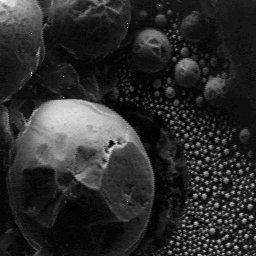
#> input picture Imagenes/MEB.png, 256 x 256 px
$ jupyter execute ejercicios.ipynb
#> lines starting #> are read from the running program, lines starting #| are printed output that depends on the picture
## Filtro promedio

Imagen de trabajo: *meb.png*

El filtro promedio es calculado por convolución de la imagen con una imagen uniforme.
Corresponde al “suavizado” de la imagen.
Ejercicio:

1. Visualice la imagen y su histograma.
2. Describa su forma (continuo?, discontinuo?, niveles de gris?, ...)
3. Aplique el filtro promedio utilizando una máscara de tamaño 3x3 a esta imagen. Cualitativamente, cómo es la imagen resultado?
4. Visualice el histograma de esta nueva imagen, y compárelo con el histograma de la imagen original (forma general, altura de los picos, ...) .
5. Calcule la imagen de diferencia con la original. Justifique el resultado obtenido (en cuáles regiones de la imagen son visibles las diferencias?, por qué?...)
6. Ahora filtre la imagen original con un filtro promedio utilizando una máscara de tamaño 5x5. Paralelamente, filtre la imagen original, aplicando consecutivamente sobre esta, dos filtros promedio de tamaño 3x3. Haga una evaluación visual de los resultados:
   - Las dos imágenes obtenidas son idénticas?
   - Por qué?
   - Cuál de los dos tratamientos suprime mejor los cambios de nivel de gris de la imagen?

## Importaciones

[cell 1]
from skimage import data, color, img_as_ubyte
import skimage.util as util
import skimage.filters as filters
from skimage.morphology import footprint_rectangle
import matplotlib.pyplot as plt
import matplotlib.image as mpimg
import numpy as np

## Funciones

[cell 2]
def comparar_images(imagen1, imagen2):
  fig, (ax1, ax2) = plt.subplots(1, 2, figsize=(10, 5))
  ax1.imshow(imagen1, cmap='gray')
  ax2.imshow(imagen2, cmap='gray')

[cell 3]
def show_histogram(imagen):
  plt.hist(imagen.ravel(), bins=256, range=(0.0, 1.0), fc='k', ec='k')
  plt.show()

[cell 4]
def comparar_histogramas(imagen1, imagen2, imagen1_name="Imagen 1", imagen2_name="Imagen 2"):
    # Convertir a escala de grises si son RGB
    if len(imagen1.shape) == 3:
        imagen1 = color.rgb2gray(imagen1)
    if len(imagen2.shape) == 3:
        imagen2 = color.rgb2gray(imagen2)

    # Calcular histogramas
    hist1, bins1 = np.histogram(imagen1.flatten(), bins=256, range=[0,1])
    hist2, bins2 = np.histogram(imagen2.flatten(), bins=256, range=[0,1])

    # Graficar imágenes y histogramas
    fig, axs = plt.subplots(2, 2, figsize=(12, 8))

    # Mostrar imágenes
    axs[0, 0].imshow(imagen1, cmap="gray")
    axs[0, 0].set_title(imagen1_name)
    axs[0, 0].axis("off")

    axs[0, 1].imshow(imagen2, cmap="gray")
    axs[0, 1].set_title(imagen2_name)
    axs[0, 1].axis("off")

    # Mostrar histogramas
    axs[1, 0].plot(bins1[:-1], hist1, color="black")
    axs[1, 0].set_title(f"Histograma de {imagen1_name}")
    axs[1, 0].set_xlabel("Intensidad")
    axs[1, 0].set_ylabel("Frecuencia")

    axs[1, 1].plot(bins2[:-1], hist2, color="black")
    axs[1, 1].set_title(f"Histograma de {imagen2_name}")
    axs[1, 1].set_xlabel("Intensidad")
    axs[1, 1].set_ylabel("Frecuencia")

    plt.tight_layout()
    plt.show()

## Solucion

[cell 5]
# Imagen de ejercicio
img_ejercicio_original = mpimg.imread('../Imagenes/MEB.png')
#> img_ejercicio_original is the input picture: shape (256, 256, 4) float32; mean R, G, B, A 0.174, 0.174, 0.174, 1

# Pasarlo unicamente a 3 canales
img_ejercicio = img_ejercicio_original[:, :, :3]
print('Dimensiones:', img_ejercicio.shape)
#| Dimensiones: (256, 256, 3)

plt.imshow(img_ejercicio)
plt.show()

show_histogram(img_ejercicio)
#> in show_histogram, `plt.show()`:
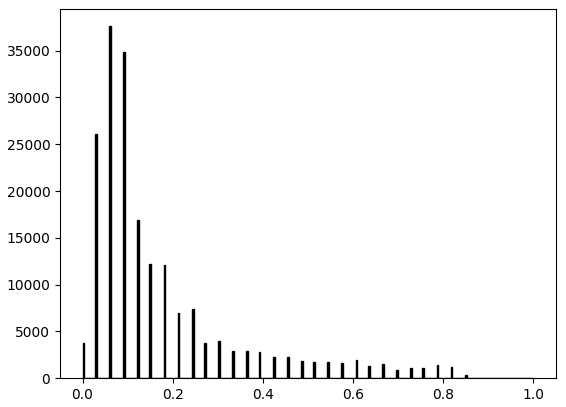
#> figure drawn by matplotlib, 1 panel; tallest bar 37611 high, from x = 0.0586 to 0.0625

[cell 6]
# Escala de grises

img_ejercicio_gray = color.rgb2gray(img_ejercicio)
plt.imshow(img_ejercicio_gray, cmap='gray')
plt.show()

show_histogram(img_ejercicio_gray)

[cell 7]
# Filtro promedio 3x3

imagen_con_filtro_mean3x3 = filters.rank.mean(img_ejercicio_gray, footprint_rectangle((3, 3)))
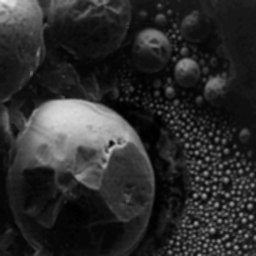
#> imagen_con_filtro_mean3x3: shape (256, 256); min 0, max 237, mean 43.9

comparar_histogramas(img_ejercicio_gray, imagen_con_filtro_mean3x3, "Original", "Filtro promedio 3x3")
#> in comparar_histogramas, `hist1, bins1 = np.histogram(imagen1.flatten(), bins=256, range=[0,1])`: hist1 = 256 values, max 12537 at index 15, min 0 at index 1, mean 256; bins1 = 257 values from 0 to 1
#> in comparar_histogramas, `hist2, bins2 = np.histogram(imagen2.flatten(), bins=256, range=[0,1])`: hist2 = 256 values, max 168 at index 0, min 0 at index 1, mean 1.25; bins2 = 257 values from 0 to 1
#> in comparar_histogramas, `plt.show()`:
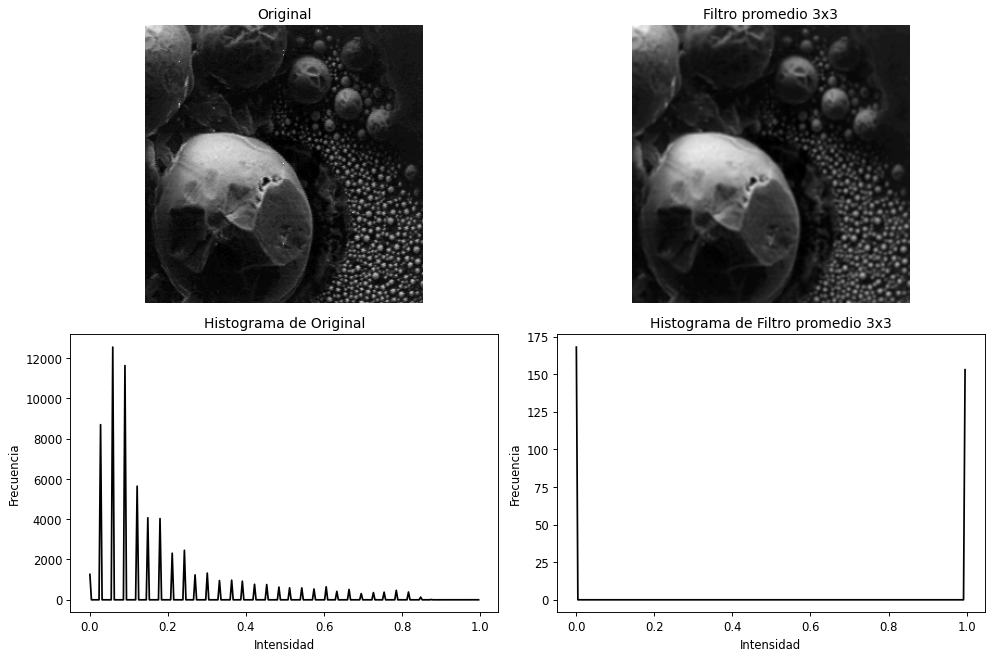
#> figure drawn by matplotlib, 4 panels; panel 3: curve peaks at x = 0.0586, y = 12537; panel 4: curve peaks at x = 0, y = 168

[cell 8]
# Filtro promedio 5x5

imagen_con_filtro_mean5x5 = filters.rank.mean(img_ejercicio_gray, footprint_rectangle((5, 5)))
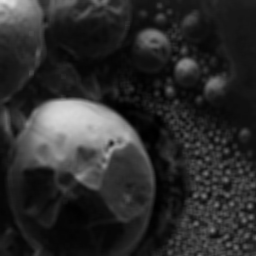
#> imagen_con_filtro_mean5x5: shape (256, 256); min 0, max 225, mean 43.9

comparar_histogramas(img_ejercicio_gray, imagen_con_filtro_mean5x5, "Original", "Filtro promedio 5x5")

[cell 9]
# Filtro promedio 3x3 2 veces

imagen_con_filtro_mean3x3_1 = filters.rank.mean(img_ejercicio_gray, footprint_rectangle((3, 3)))
imagen_con_filtro_mean3x3_2 = filters.rank.mean(imagen_con_filtro_mean3x3_1, footprint_rectangle((3, 3)))

comparar_histogramas(img_ejercicio_gray, imagen_con_filtro_mean3x3_2, "Original", "Filtro promedio 3x3 2 veces")

[cell 10]
# Comparar filtros

comparar_histogramas(imagen_con_filtro_mean5x5, imagen_con_filtro_mean3x3_2, "Filtro promedio 5x5", "Filtro promedio 3x3 2 veces")
#> call 4 of comparar_histogramas, with imagen1_name = 'Filtro promedio 5x5', imagen2_name = 'Filtro promedio 3x3 2 veces'
#> in comparar_histogramas (call 4), `hist1, bins1 = np.histogram(imagen1.flatten(), bins=256, range=[0,1])`: hist1 = 256 values, max 131 at index 255, min 0 at index 1, mean 0.664
#> in comparar_histogramas (call 4), `plt.show()`:
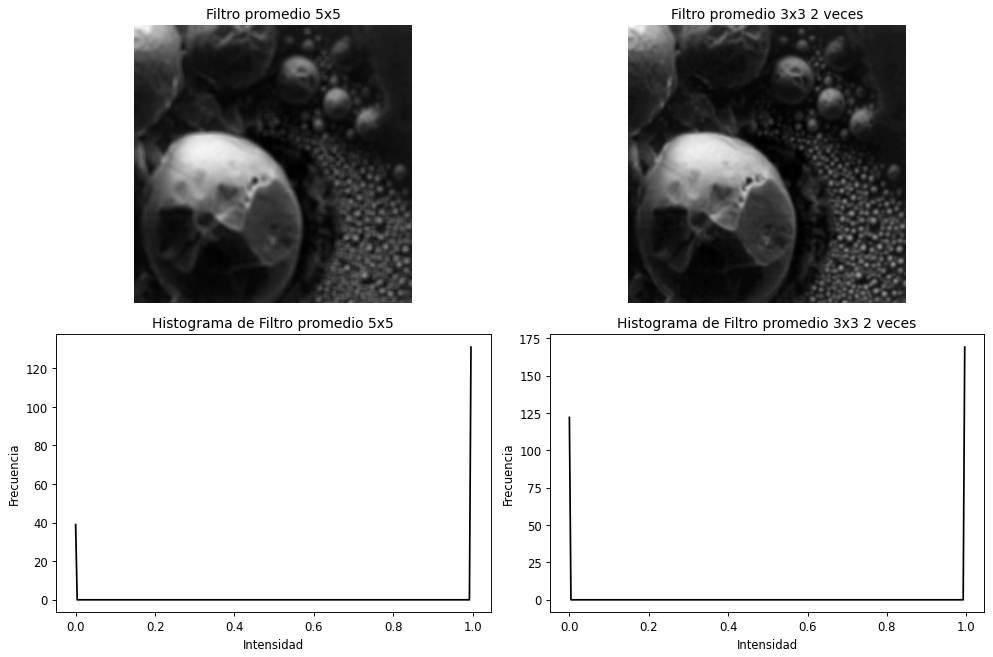
#> figure drawn by matplotlib, 4 panels; panel 3: curve peaks at x = 0.996, y = 131; panel 4: curve peaks at x = 0.996, y = 169

$ run again, with Imagenes/ANGIO.png copied over Imagenes/MEB.png
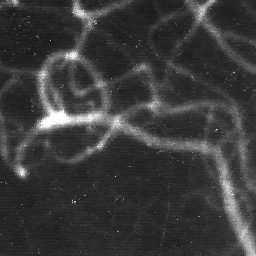
#> input picture Imagenes/ANGIO.png, 256 x 256 px
#> img_ejercicio_original is the input picture: shape (256, 256, 4) float32; mean R, G, B, A 0.231, 0.231, 0.231, 1
#| Dimensiones: (256, 256, 3)
#> in show_histogram (call 2), `plt.show()`:
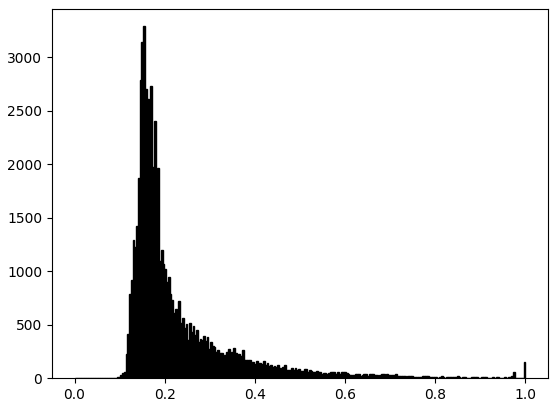
#> figure drawn by matplotlib, 1 panel; tallest bar 3291 high, from x = 0.152 to 0.156
#> hist1 = 256 values, max 3291 at index 39, min 0 at index 0, mean 256; bins1 = 257 values from 0 to 1
#> hist2 = 256 values from 0 to 0; bins2 = 257 values from 0 to 1
#> hist1 = 256 values from 0 to 0
#> in comparar_histogramas (call 4), `plt.show()`:
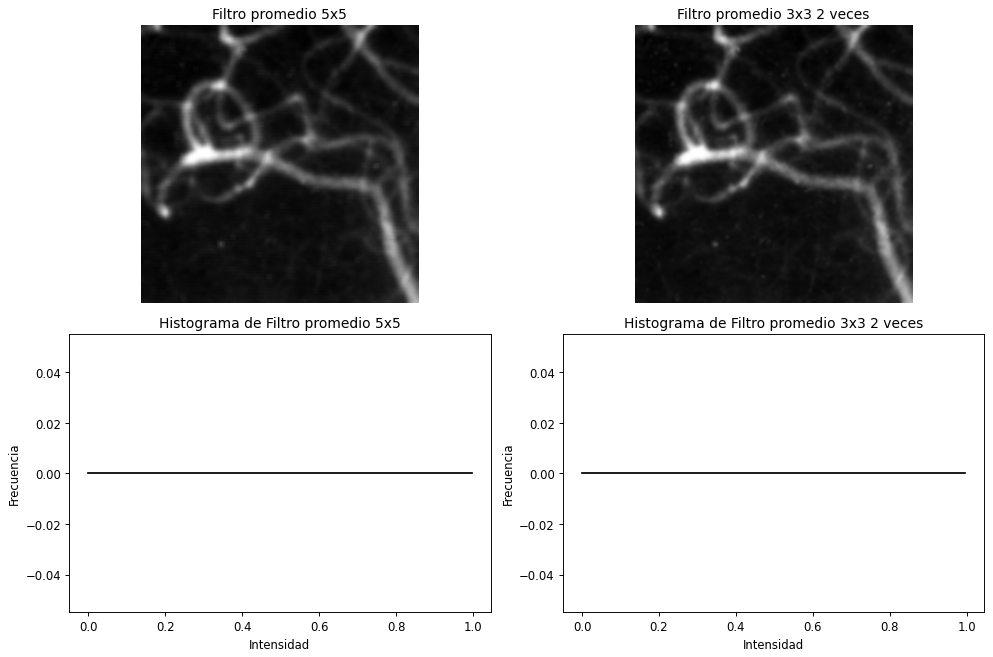
#> figure drawn by matplotlib, 4 panels

$ run again, with Imagenes/AQUITAIN.png copied over Imagenes/MEB.png
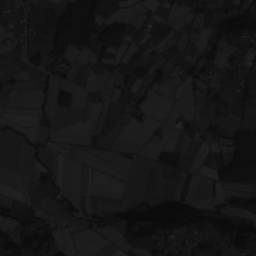
#> input picture Imagenes/AQUITAIN.png, 256 x 256 px
#> img_ejercicio_original is the input picture: shape (256, 256, 4) float32; mean R, G, B, A 0.0845, 0.0845, 0.0845, 1
#| Dimensiones: (256, 256, 3)
#> hist1 = 256 values, max 5088 at index 20, min 0 at index 0, mean 256; bins1 = 257 values from 0 to 1
#> hist2 = 256 values from 0 to 0; bins2 = 257 values from 0 to 1
#> `imagen_con_filtro_mean5x5 = filters.rank.mean(img_ejercicio_gray, foot..`:
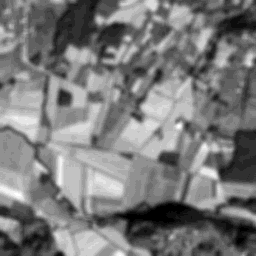
#> imagen_con_filtro_mean5x5: shape (256, 256); min 11, max 32, mean 21.1; drawn with min black and max white
#> hist1 = 256 values from 0 to 0
#> in comparar_histogramas (call 4), `plt.show()`:
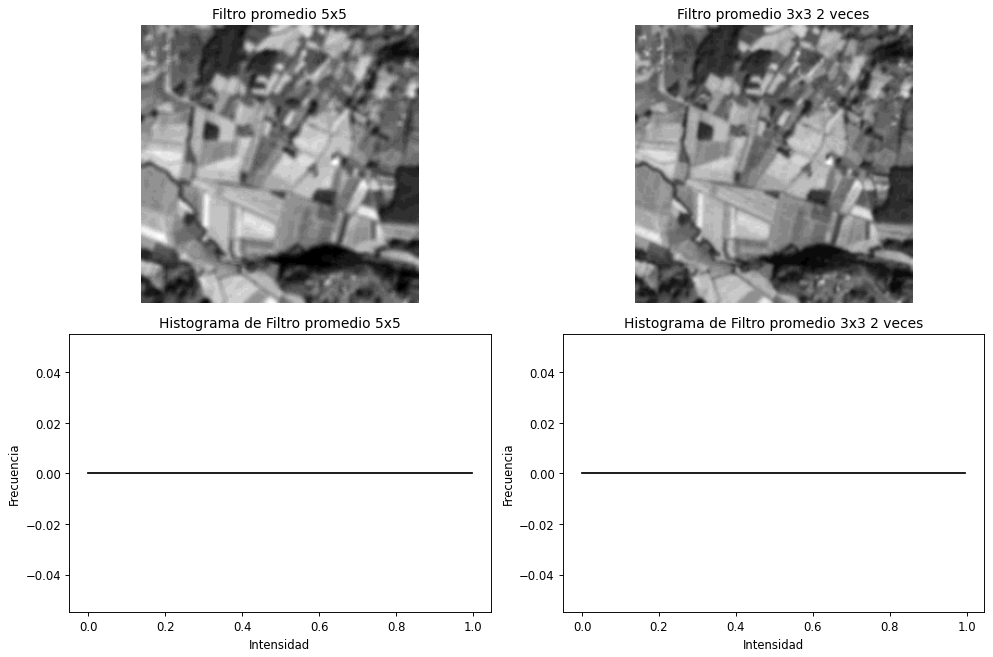
#> figure drawn by matplotlib, 4 panels
